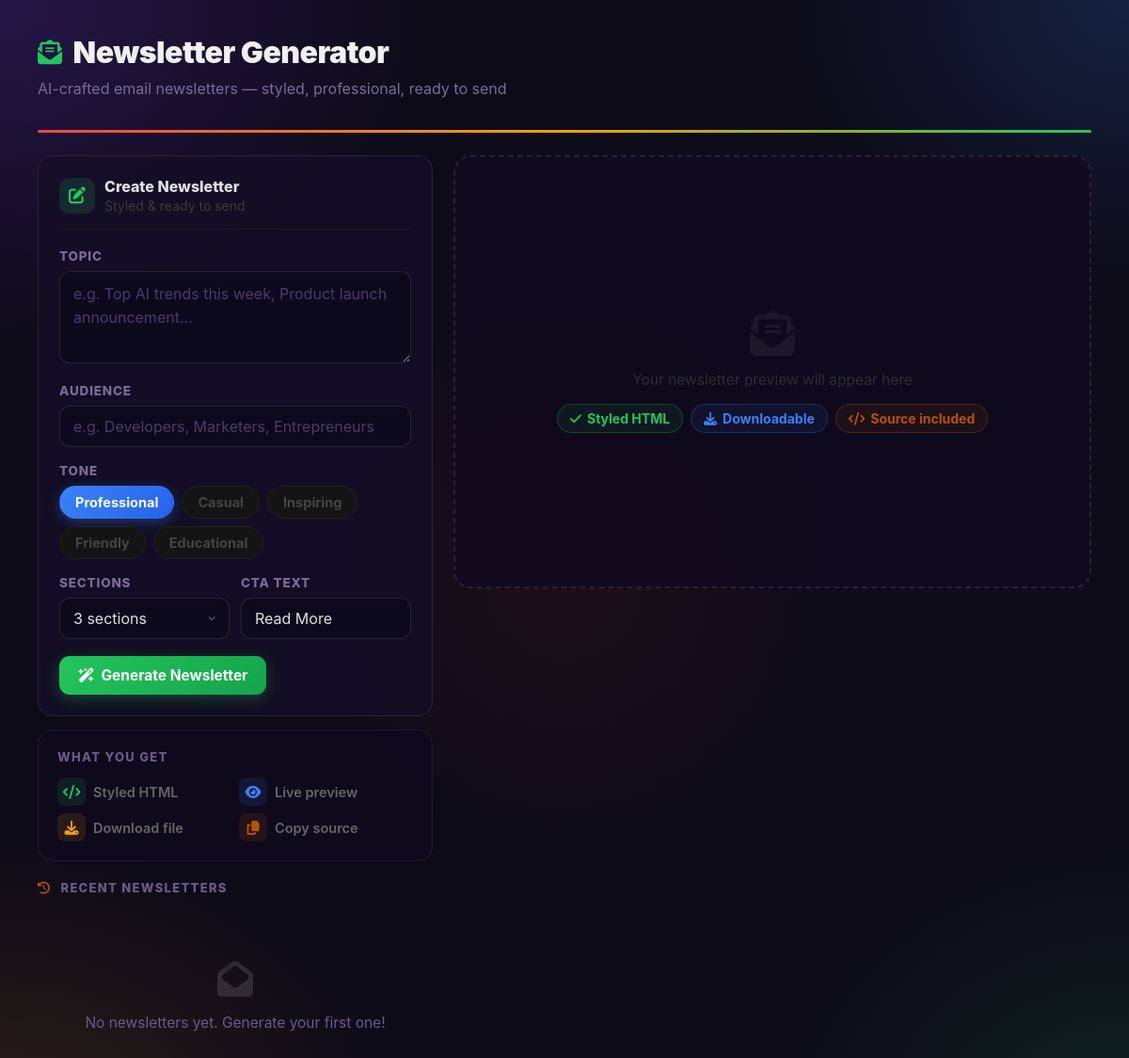
Before: /emailnewsgen/ with the older database file.
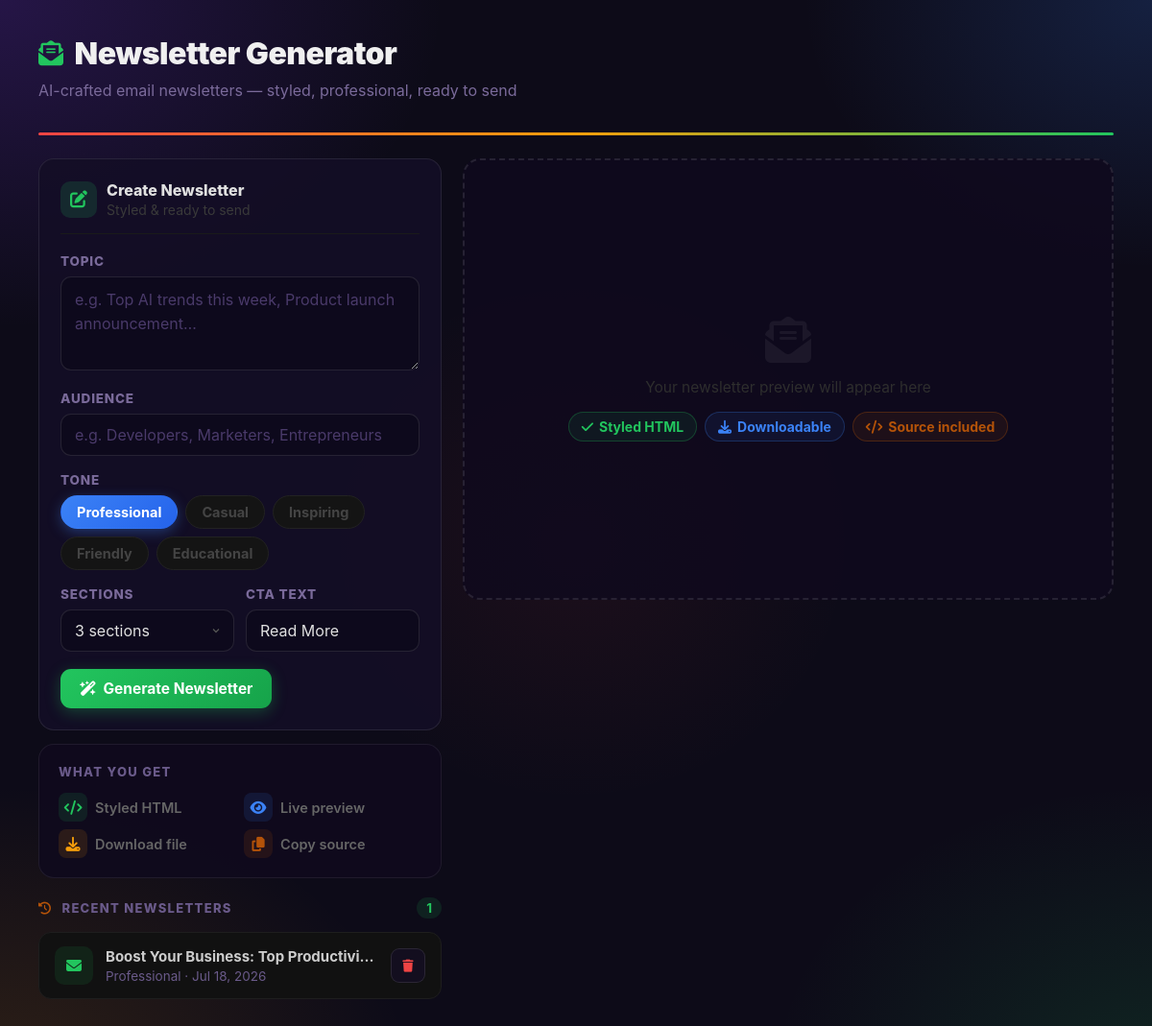
After: the same page with the newer database file.
### models.py (models this page shows)
class Newsletter(db.Model):
    __tablename__ = "newsletters"
    id           = db.Column(db.Integer, primary_key=True)
    subject      = db.Column(db.String(500))
    topic        = db.Column(db.Text)
    audience     = db.Column(db.String(200))
    tone         = db.Column(db.String(100))
    content_html = db.Column(db.Text)
    created_at   = db.Column(db.DateTime, default=datetime.utcnow)

### apps/emailnewsgen/__init__.py (the view)
@emailnewsgen_bp.route("/")
def index():
    newsletters = Newsletter.query.order_by(Newsletter.created_at.desc()).limit(20).all()
    return render_template("emailnewsgen/index.html", newsletters=newsletters)

### templates/emailnewsgen/index.html (shortened to what the changed rows need)
{% extends "base.html" %}
{% block content %}
<div class="page-header anim-up">
  <h1><i class="fas fa-envelope-open-text"></i> Newsletter Generator</h1>
</div>
<div class="split-lg">
  <div class="sticky-col">
    <div style="margin-top:20px;">
      <div class="flex items-center justify-between" style="margin-bottom:14px;">
        <p class="section-label" style="margin:0;">
          <i class="fas fa-clock-rotate-left" style="color:var(--brown);margin-right:6px;"></i>
          Recent Newsletters
        </p>
        {% if newsletters %}
        <span class="badge badge-green">{{ newsletters|length }}</span>
        {% endif %}
      </div>
      <div id="historyList">
        {% if newsletters %}
          {% for nl in newsletters %}
          <div class="nl-history-item" id="nl-{{ nl.id }}">
            <div class="history-icon" style="background:rgba(34,197,94,.1);color:var(--green);">
              <i class="fas fa-envelope"></i>
            </div>
            <div class="history-meta" onclick="downloadNl({{ nl.id }})" style="cursor:pointer;">
              <div class="title">{{ nl.subject }}</div>
              <div class="sub">{{ nl.tone }} &middot; {{ nl.created_at.strftime('%b %d, %Y') }}</div>
            </div>
            <div id="nl-del-{{ nl.id }}" style="display:flex;align-items:center;gap:4px;">
              <button class="btn btn-icon" onclick="askDeleteNl({{ nl.id }})" title="Delete">
                <i class="fas fa-trash" style="font-size:13px;color:var(--red);"></i>
              </button>
            </div>
          </div>
          {% endfor %}
        {% else %}
          <div class="empty-state" id="emptyState">
            <div class="icon"><i class="fas fa-envelope-open"></i></div>
            <p>No newsletters yet. Generate your first one!</p>
          </div>
        {% endif %}
      </div>
    </div>
  </div>
</div>
{% endblock %}

Changed rows visible on the page:
added Newsletter: subject "Boost Your Business: Top Productivi…", tone "Professional", created_at "Jul 18, 2026"
Other visible differences:
{{ newsletters|length }}: (not shown) → "1"
text no longer shown: "No newsletters yet. Generate your first one!"
